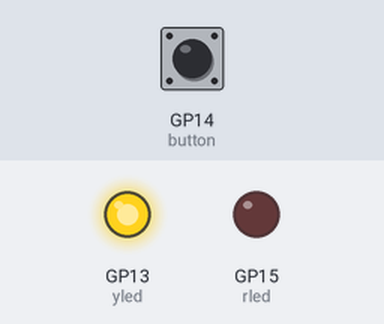
The program below on a simulated Raspberry Pi Pico running MicroPython. Shown: output pins drawn as LEDs (lit = HIGH). The inputs (shaded band) are chosen by the test bench; at power-on: GP14 (button) HIGH.

Above: at 1.2 s.
1.3 s: GP14 (button) pulled LOW for 0.15 s
At 1.39 s:
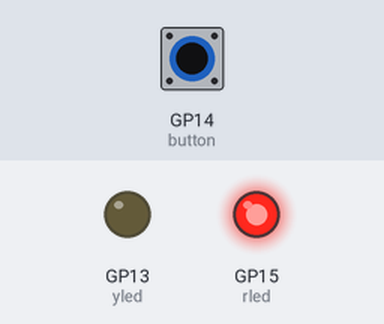
2.9 s: GP14 (button) pulled LOW for 3.2 s
At 7.5 s:
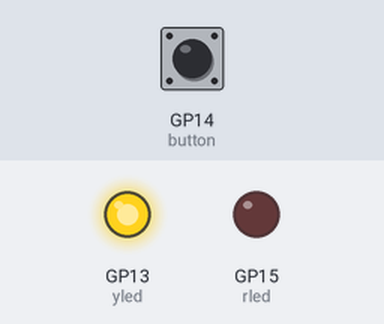
Timing chart, 0 to 9.0 s (numbered marks = the images above; inputs shaded):
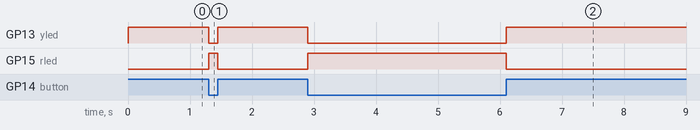

The program:

lesson8_2.py
```python
from machine import Pin
from time import sleep

btn_pin=14
rled_pin=15
yled_pin=13

button=Pin(btn_pin, Pin.IN, Pin.PULL_UP) #PULL_UP為上拉電阻>>正電自pin14流出，按鈕按下形成通路流入GND，故電位由1變0
#PULL_DOWN為下拉電阻>>負電自pin14流入，按鈕按下形成通路流入VCC，故電位由0變1
rled=Pin(rled_pin, Pin.OUT)
yled=Pin(yled_pin, Pin.OUT)

while(True):
    if button.value()==0:
        rled.on()
        yled.off()
    else:
        rled.off()
        yled.on()
    
```

Measured:
- after the input at 1.3 s, GP13 (yled): HIGH → LOW at once, → HIGH 0.15 s later; GP15 (rled): LOW → HIGH at once, → LOW 0.15 s later
- after the input at 2.9 s, GP13 (yled): HIGH → LOW at once, → HIGH 3.2 s later; GP15 (rled): LOW → HIGH at once, → LOW 3.2 s later
